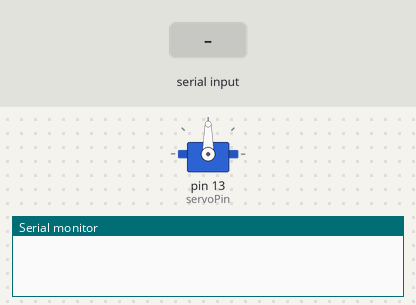
The sketch below on a simulated Arduino Mega 2560, built with avr-gcc and run on an emulated ATmega2560. Shown: servo, the last lines printed to the serial monitor. Inputs (shaded band) come from the test bench.

Above: at 1.2 s.
1.3 s: "FEED_NOW=\n" received over the second serial link
At 1.8 s:
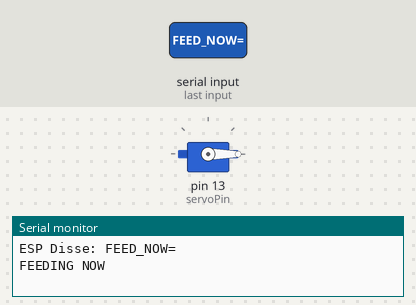
3.7 s: "TIME=\n" received over the second serial link
5.2 s: "FEED_QUANTITY=\n" received over the second serial link
Timing chart, 0 to 8.2 s (numbered marks = the images above; inputs shaded):
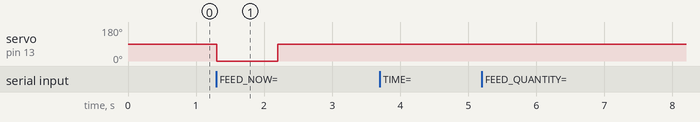

The sketch:

automatic-feeder.ino
```cpp
//MEGA2560 (V19.0 - Refatorado para estabilidade de memória)
#include <Servo.h>
#include <string.h> // Para strstr, atoi

Servo servo;
const int servoPin = 13;

// --- Constantes de Lógica ---
const int START_HOUR = 7;
const int END_HOUR = 20;

// --- V19.0: Buffer de Char para Serial (Remove String global) ---
const int MSG_BUFFER_SIZE = 64;
char serialBuffer[MSG_BUFFER_SIZE];
int bufferIndex = 0;

// --- Variáveis de Estado ---
bool isInitialized = false; // V19.0: Substitui o "magic number" 99
int lastHour;
int feedInterval;
int feedQuantityTime;
int feedOpeningAngle; // V19.0: Typo corrigido

void setup() {
  servo.attach(servoPin);
  Serial.begin(115200);
  Serial3.begin(115200);

  servo.write(90);
  pinMode(servoPin, OUTPUT);
  feedInterval = 4;
  feedQuantityTime = 900;
  feedOpeningAngle = 0;

  // Envia o status inicial para o ESP
  Serial3.println("INIT_INTERVAL=" + String(feedInterval));
  Serial3.println("INIT_QUANTITY=" + String(feedQuantityTime));
  Serial3.println("INIT_HOUR=-1"); // Envia -1 (não inicializado)
}

void feedNow(int hour){
  servo.write(feedOpeningAngle);
  delay(feedQuantityTime);
  servo.write(90);

  Serial.println("FEEDED"); // Debug local
  lastHour = hour;
  isInitialized = true;

  // Envia a atualização de hora para o ESP
  Serial3.println("LAST_HOUR=" + String(lastHour));
}

// V19.0: Nova função de parsing (mais rápida e sem "magic numbers")
void parseCommand(char* command) {
    Serial.print("ESP Disse: "); Serial.println(command); // Debug local

    char* valuePtr; // Ponteiro para o valor após o '='

    if ((valuePtr = strstr(command, "TIME="))) {
        int newTime = atoi(valuePtr + 5); // Converte o número após "TIME="
        feedInterval = newTime;
        Serial.println("NEW TIME SET " + String(newTime));
        Serial3.println("ACK_TIME=" + String(feedInterval));
    }
    else if ((valuePtr = strstr(command, "FEED_NOW="))) {
        Serial.println("FEEDING NOW");
        int newHour = atoi(valuePtr + 9);
        feedNow(newHour);
    }
    else if ((valuePtr = strstr(command, "FEED_QUANTITY="))) {
        int newFeedQuantity = atoi(valuePtr + 14);
        feedQuantityTime = newFeedQuantity;
        Serial.println("NEW FEED QUANTITY " + String(newFeedQuantity));
        Serial3.println("ACK_QUANTITY=" + String(feedQuantityTime));
    }
    else if ((valuePtr = strstr(command, "FEED_OPENNING="))) {
        int newFeedOpenning = atoi(valuePtr + 14);
        feedOpeningAngle = newFeedOpenning;
        Serial.println("NEW FEED OPENNING " + String(newFeedOpenning));
    }
    else {
        // Assume que é o comando de atualização de hora
        int hour = atoi(command);
        Serial.println("UPDATE HOUR: " + String(hour));
        Serial.println("LAST HOUR: " + String(lastHour));

        if (!isInitialized){ // V19.0: Usa booleano
          Serial.println("SYSTEM STARTUP");
          lastHour = hour;
          isInitialized = true;
          Serial3.println("LAST_HOUR=" + String(lastHour));
        }
        else if (hour <= END_HOUR && hour >= START_HOUR) {
          if(abs(hour - lastHour) >= feedInterval){
            feedNow(hour);
          }
        }
    }
}

void loop() {
  // V19.0: Leitura de Serial otimizada (sem classe String)
  while (Serial3.available()) {
    char data = Serial3.read();

    if (data == '\n') { // Fim do comando
      serialBuffer[bufferIndex] = '\0'; // Termina a string
      parseCommand(serialBuffer);
      bufferIndex = 0; // Reseta o buffer
    }
    else if (bufferIndex < MSG_BUFFER_SIZE - 1) {
      serialBuffer[bufferIndex] = data;
      bufferIndex++;
    }
    // Ignora dados se o buffer estourar
  }
}
```

Measured:
- after the input at 1.3 s, servo on pin 13 (servoPin): 90° → 0° at once, → 90° 0.90 s later
